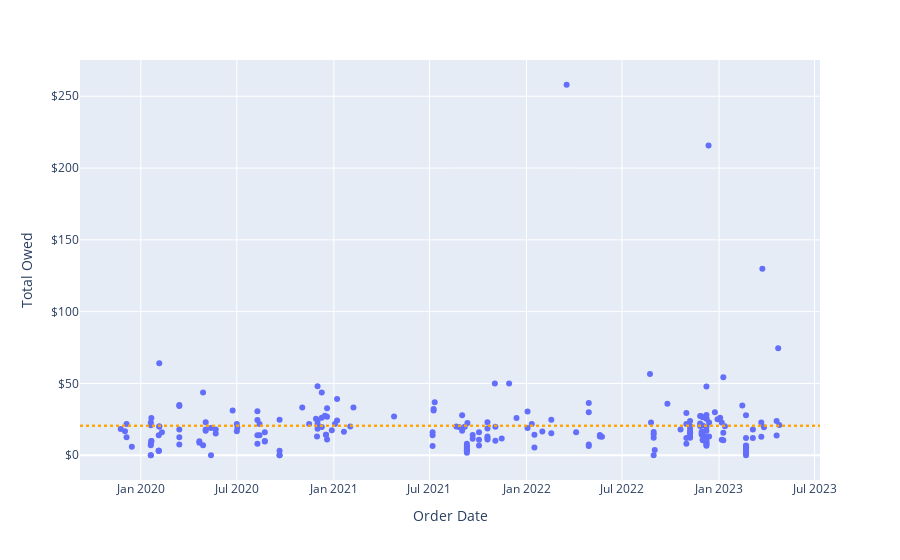

Source (notebook cell):
### Code cell
scattered.add_shape(type="line", line_color="orange", line_width=2, opacity=1, line_dash="dot", x0=0, x1=1, xref="paper", y0=df['Total Owed'].mean(), y1=df['Total Owed'].mean(), yref="y")

### Figure 1 — Plotly figure (JSON) as saved in the notebook; plotly's stock layout.template omitted (floating-point values rounded to 4 significant figures; data arrays with more than 128 entries replaced by an {"elided": "..."} marker saying what was removed)
{"data": [{"hovertemplate": "Order Date=%{x}<br>Total Owed=%{y}<extra></extra>", "legendgroup": "", "marker": {"color": "#636efa", "symbol": "circle"}, "mode": "markers", "name": "", "orientation": "v", "showlegend": false, "type": "scatter", "x": {"elided": "215 str values"}, "xaxis": "x", "y": {"elided": "215 float values"}, "yaxis": "y"}], "layout": {"legend": {"tracegroupgap": 0}, "margin": {"t": 60}, "shapes": [{"line": {"color": "orange", "dash": "dot", "width": 2}, "opacity": 1, "type": "line", "x0": 0, "x1": 1, "xref": "paper", "y0": 20.56, "y1": 20.56, "yref": "y"}, {"line": {"color": "orange", "dash": "dot", "width": 2}, "opacity": 1, "type": "line", "x0": 0, "x1": 1, "xref": "paper", "y0": 20.56, "y1": 20.56, "yref": "y"}], "xaxis": {"anchor": "y", "domain": [0, 1], "title": {"text": "Order Date"}}, "yaxis": {"anchor": "x", "domain": [0, 1], "showgrid": true, "tickprefix": "$", "title": {"text": "Total Owed"}}}}
